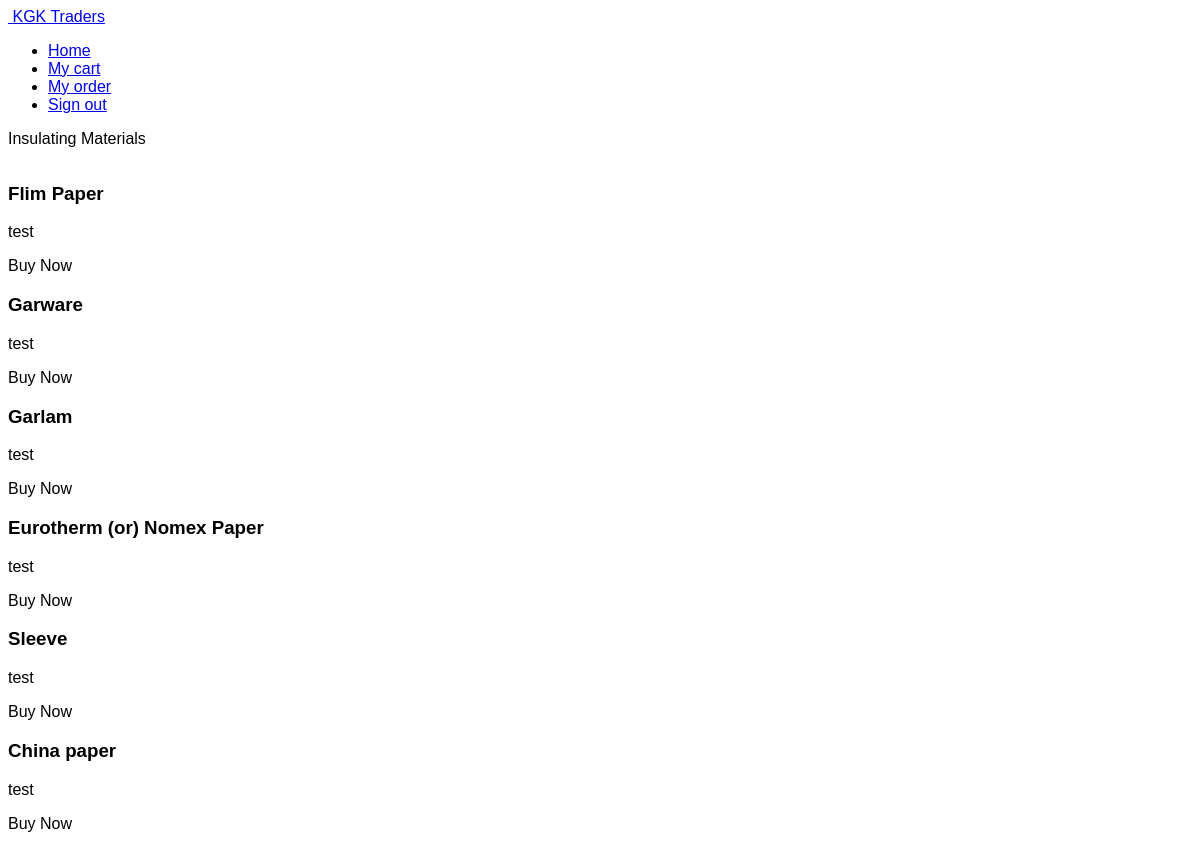
The app's page /insulating.php (signed in) with its own data.
### tables this page shows
CREATE TABLE `insulating` (
  `id` int(11) NOT NULL,
  `prdname` varchar(50) NOT NULL,
  `prddes` varchar(50) NOT NULL,
  `prdsizetblname` varchar(50) NOT NULL,
  `qtyval` varchar(50) NOT NULL
);

### insulating.php (the view, shortened to what this page needs)
<?php
include_once "config.php";
include_once "dashhead.php";
if(isset( $_SESSION['u_id'])){
?>
  <section id="values" class="values">
<div class="container" data-aos="fade-up">
  <header class="section-header">
    <p>Insulating Materials</p>
  </header>
  <div class="row">
<?php
   $sql = "SELECT * FROM `insulating`";
        $test=mysqli_query($db,$sql);
        $imgid = 1;
        while($value = mysqli_fetch_object($test))
        {
            echo '<div class="col-lg-4">
            <div class="box" data-aos="fade-up" data-aos-delay="200">
              <img src="assets/img/prd/ins'.$imgid.'.jpg" class="img-fluid" alt="">
              <h3 id="prd'.$imgid.'"> '.$value->prdname.'</h3>
              <p>'.$value->prddes.'</p>
              <p hidden id="txt'.$imgid.'">'.$value->prdsizetblname.'</p>
              <p hidden id="qtyval'.$imgid.'">'.$value->qtyval.'</p>
              <a class="btn btn-success btn-sm" id="myBtn'.$imgid.'"><i class="fa fa-shopping-bag" aria-hidden="true"></i> Buy Now</a>
            </div>
          </div>
          ';
          $imgid++;
        }
        ?>
  </div>
</div>
</section>
<?php
}else{
    header("location:index.php");
}
?>

### dashhead.php (shortened to what this page needs)
<header id="header" class="header fixed-top">
    <div class="container-fluid container-xl d-flex align-items-center justify-content-between">
      <a href="index.php" class="logo d-flex align-items-center">
        <span>KGK Traders</span>
      </a>
      <nav id="navbar" class="navbar">
        <ul>
          <li><a class="nav-link scrollto " href="dash.php">Home</a></li>
          <li><a class="nav-link scrollto " href="mycart.php"><i class="fa fa-cart-plus"></i>My cart</a></li>
          <li><a class="nav-link scrollto " href="myorder.php">My order</a></li>
          <li><a class="getstarted scrollto" href="logout.php">Sign out</a></li>
        </ul>
      </nav>
    </div>
  </header>

### records on screen
insulating: prdname "Flim Paper", prddes "test"
insulating: prdname "Garware", prddes "test"
insulating: prdname "Garlam", prddes "test"
insulating: prdname "Eurotherm (or) Nomex Paper", prddes "test"
insulating: prdname "Sleeve", prddes "test"
insulating: prdname "China paper", prddes "test"
